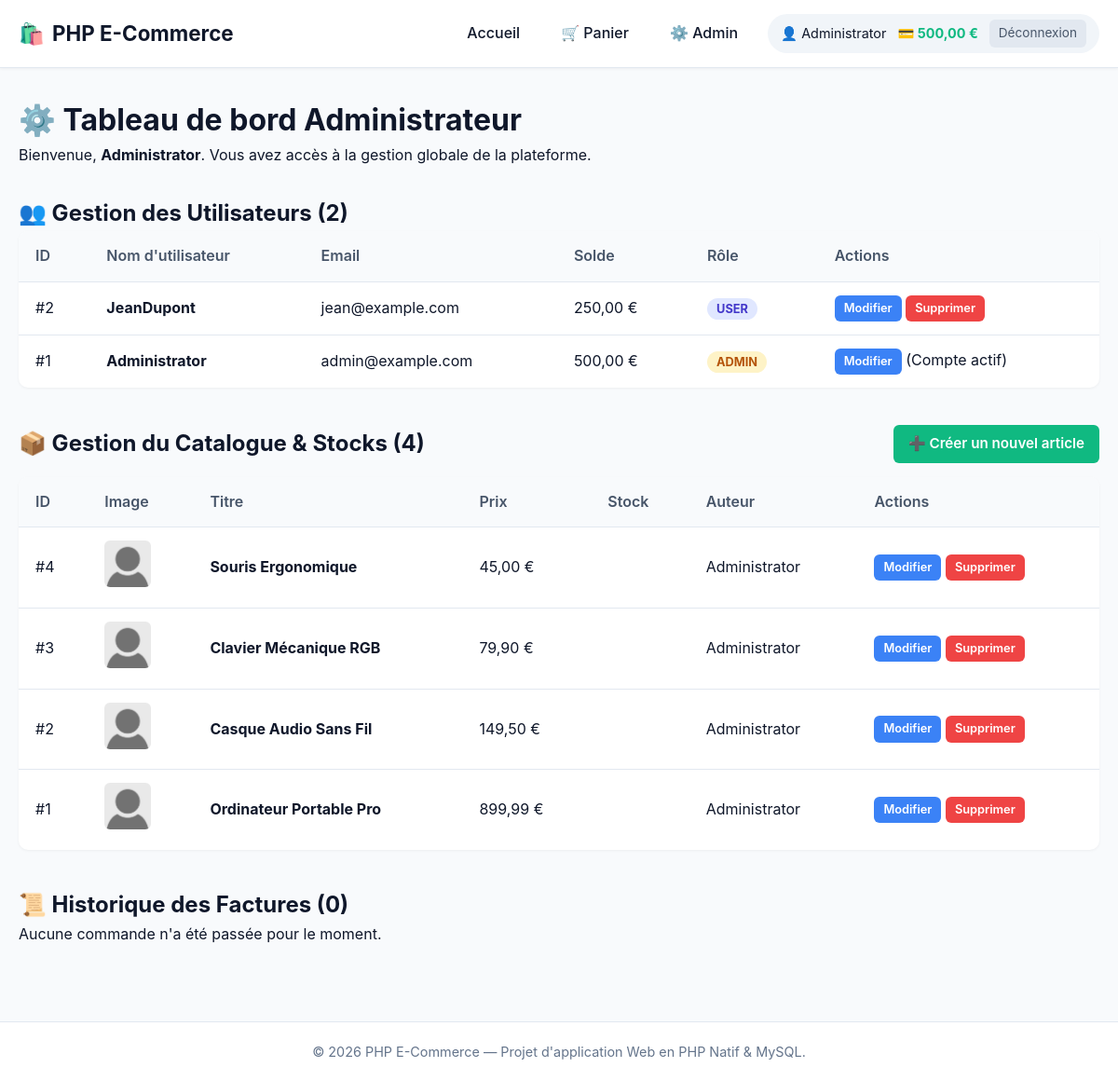
Screenshot of /backend/admin.php (signed in) with the database file from the repository.
### tables this page shows
CREATE TABLE users (
    id INT AUTO_INCREMENT PRIMARY KEY,
    username VARCHAR(50) NOT NULL UNIQUE,
    password VARCHAR(255) NOT NULL,
    email VARCHAR(255) NOT NULL UNIQUE,
    solde DECIMAL(10,2) DEFAULT 100.00,
    photo VARCHAR(255) DEFAULT 'default.jpg',
    role ENUM('user', 'admin') DEFAULT 'user'
);

CREATE TABLE article (
    id INT AUTO_INCREMENT PRIMARY KEY,
    nom VARCHAR(100) NOT NULL,
    description TEXT NOT NULL,
    prix DECIMAL(10, 2) NOT NULL,
    date_publication DATETIME DEFAULT CURRENT_TIMESTAMP,
    auteur_id INT NOT NULL,
    image VARCHAR(255) NOT NULL DEFAULT 'default.jpg',
    FOREIGN KEY (auteur_id) REFERENCES users(id) ON DELETE CASCADE
);

### backend/admin.php (called while the page is built, shortened)
<?php
require_once __DIR__ . "/config/config.php";
try {
    $stmtUsers = $pdo->query("SELECT * FROM users ORDER BY id DESC");
    $users = $stmtUsers->fetchAll(PDO::FETCH_ASSOC);
    $stmtArticles = $pdo->query("
        SELECT article.*, COALESCE(stock.nombre, 0) AS stock_qty, users.username AS auteur_name
        FROM article
        LEFT JOIN users ON article.auteur_id = users.id
        LEFT JOIN stock ON stock.article_id = article.id
        ORDER BY article.id DESC
    ");
    $articles = $stmtArticles->fetchAll(PDO::FETCH_ASSOC);
    $stmtInvoices = $pdo->query("
        SELECT invoice.*, users.username AS client_name
        FROM invoice
        JOIN users ON invoice.user_id = users.id
        ORDER BY invoice.id DESC
    ");
    $invoices = $stmtInvoices->fetchAll(PDO::FETCH_ASSOC);
} catch (PDOException $e) {
    die("Erreur lors de la récupération des données d'administration : " . htmlspecialchars($e->getMessage()));
}
require_once __DIR__ . '/../frontend/pages/admin.php';

### frontend/pages/admin.php (the view, shortened to what this page needs)
<!DOCTYPE html>
<html lang="fr">
<head>
    <link rel="stylesheet" href="/frontend/assets/css/style.css">
    <link rel="stylesheet" href="/frontend/assets/css/home.css">
</head>
<body>
    <?php require_once __DIR__ . '/partials/header.php'; ?>
    <main class="main-content container">
        <div class="admin-header">
            <h1>⚙️ Tableau de bord Administrateur</h1>
            <p>Bienvenue, <strong><?= htmlspecialchars($_SESSION['username'] ?? 'Admin') ?></strong>. Vous avez accès à la gestion globale de la plateforme.</p>
        </div>
        <section class="admin-section">
            <h2>👥 Gestion des Utilisateurs (<?= count($users) ?>)</h2>
            <div class="table-responsive">
                <table class="admin-table">
                    <thead>
                        <tr>
                            <th>ID</th>
                            <th>Nom d'utilisateur</th>
                            <th>Email</th>
                            <th>Solde</th>
                            <th>Rôle</th>
                            <th>Actions</th>
                        </tr>
                    </thead>
                    <tbody>
                        <?php foreach ($users as $user): ?>
                            <tr>
                                <td>#<?= htmlspecialchars($user['id']) ?></td>
                                <td><strong><?= htmlspecialchars($user['username']) ?></strong></td>
                                <td><?= htmlspecialchars($user['email']) ?></td>
                                <td><?= number_format($user['solde'], 2, ',', ' ') ?> €</td>
                                <td>
                                    <span class="role-badge <?= $user['role'] === 'admin' ? 'badge-admin' : 'badge-user' ?>">
                                        <?= htmlspecialchars($user['role']) ?>
                                    </span>
                                </td>
                                <td>
                                    <a href="/backend/edit_user.php?id=<?= $user['id'] ?>" class="btn btn-edit btn-sm">Modifier</a>
                                    <?php if ($user['id'] !== $_SESSION['user_id']): ?>
                                        <a href="/backend/admin_delete.php?type=user&id=<?= $user['id'] ?>"
                                           class="btn btn-delete btn-sm"
                                           onclick="return confirm('Êtes-vous sûr de vouloir supprimer cet utilisateur ?');">
                                            Supprimer
                                        </a>
                                    <?php else: ?>
                                        <span class="text-muted-sm">(Compte actif)</span>
                                    <?php endif; ?>
                                </td>
                            </tr>
                        <?php endforeach; ?>
                    </tbody>
                </table>
            </div>
        </section>
        <section class="admin-section">
            <div class="section-title-action">
                <h2>📦 Gestion du Catalogue &amp; Stocks (<?= count($articles) ?>)</h2>
                <a href="/backend/add_article.php" class="btn btn-success">➕ Créer un nouvel article</a>
            </div>
            <div class="table-responsive">
                <table class="admin-table">
                    <thead>
                        <tr>
                            <th>ID</th>
                            <th>Image</th>
                            <th>Titre</th>
                            <th>Prix</th>
                            <th>Stock</th>
                            <th>Auteur</th>
                            <th>Actions</th>
                        </tr>
                    </thead>
                    <tbody>
                        <?php foreach ($articles as $article): ?>
                            <tr>
                                <td>#<?= htmlspecialchars($article['id']) ?></td>
                                <td>
                                    <img
                                        src="/frontend/assets/img/<?= htmlspecialchars($article['image']) ?>"
                                        alt="<?= htmlspecialchars($article['nom']) ?>"
                                        class="table-thumb"
                                        onerror="this.src='/frontend/assets/img/default.jpg';"
                                    >
                                </td>
                                <td><strong><?= htmlspecialchars($article['nom'] ?? 'Sans nom') ?></strong></td>
                                <td><?= number_format($article['prix'], 2, ',', ' ') ?> €</td>
                                <td>
                                </td>
                                <td><?= htmlspecialchars($article['auteur_name'] ?? 'Inconnu') ?></td>
                                <td>
                                    <a href="/backend/edit_article.php?id=<?= $article['id'] ?>" class="btn btn-edit btn-sm">Modifier</a>
                                    <a href="/backend/admin_delete.php?type=article&id=<?= $article['id'] ?>"
                                       class="btn btn-delete btn-sm"
                                       onclick="return confirm('Supprimer cet article définitivement ?');">
                                        Supprimer
                                    </a>
                                </td>
                            </tr>
                        <?php endforeach; ?>
                    </tbody>
                </table>
            </div>
        </section>
        <section class="admin-section">
            <h2>📜 Historique des Factures (<?= count($invoices) ?>)</h2>
            <?php if (count($invoices) > 0): ?>
                <div class="table-responsive">
                    <table class="admin-table">
                        <thead>
                            <tr>
                                <th>Facture #</th>
                                <th>Client</th>
                                <th>Date</th>
                                <th>Montant</th>
                                <th>Adresse de facturation</th>
                            </tr>
                        </thead>
                        <tbody>
                            <?php foreach ($invoices as $inv): ?>
                                <tr>
                                    <td><strong>#<?= $inv['id'] ?></strong></td>
                                    <td><?= htmlspecialchars($inv['client_name']) ?></td>
                                    <td><?= date('d/m/Y H:i', strtotime($inv['date'])) ?></td>
                                    <td class="font-bold text-success"><?= number_format($inv['montant'], 2, ',', ' ') ?> €</td>
                                    <td>
                                        <?= htmlspecialchars($inv['adresse_facturation']) ?>,
                                        <?= htmlspecialchars($inv['cp']) ?> <?= htmlspecialchars($inv['ville']) ?>
                                    </td>
                                </tr>
                            <?php endforeach; ?>
                        </tbody>
                    </table>
                </div>
            <?php else: ?>
                <p class="text-muted">Aucune commande n'a été passée pour le moment.</p>
            <?php endif; ?>
        </section>
    </main>
    <?php require_once __DIR__ . '/partials/footer.php'; ?>
</body>
</html>

### frontend/assets/css/style.css (style rules this page uses)
:root { --primary-color: #2563eb; --primary-hover: #1d4ed8; --secondary-color: #64748b; --success-color: #10b981; --success-hover: #059669; --danger-color: #ef4444; --danger-hover: #dc2626; --warning-color: #f59e0b; --bg-color: #f8fafc; --card-bg: #ffffff; --text-color: #0f172a; --text-muted: #64748b; --border-color: #e2e8f0; --radius-sm: 6px; --radius-md: 10px; --radius-lg: 16px; --shadow-sm: 0 1px 3px rgba(0,0,0,0.05); --shadow-md: 0 4px 6px -1px rgba(0,0,0,0.1), 0 2px 4px -1px rgba(0,0,0,0.06); --shadow-lg: 0 10px 15px -3px rgba(0,0,0,0.1), 0 4px 6px -2px rgba(0,0,0,0.05); }
* { box-sizing: border-box; margin: 0; padding: 0; }
body { font-family: -apple-system, BlinkMacSystemFont, "Segoe UI", Roboto, Helvetica, Arial, sans-serif; background-color: var(--bg-color); color: var(--text-color); line-height: 1.6; display: flex; flex-direction: column; min-height: 100vh; }
a { color: var(--primary-color); text-decoration: none; transition: color 0.2s ease; }
.container { max-width: 1200px; margin: 0 auto; padding: 20px; width: 100%; }
.main-content { flex: 1; padding-top: 30px; padding-bottom: 40px; }
.btn { display: inline-flex; align-items: center; justify-content: center; padding: 8px 16px; font-size: 0.95rem; font-weight: 600; border-radius: var(--radius-sm); border: none; cursor: pointer; transition: all 0.2s ease; text-align: center; }
.btn-success { background-color: var(--success-color); color: white; }
.btn-delete { background-color: var(--danger-color); color: white; }
.btn-edit { background-color: #3b82f6; color: white; }
.btn-sm { padding: 4px 10px; font-size: 0.8rem; }
.table-responsive { overflow-x: auto; background: white; border-radius: var(--radius-md); box-shadow: var(--shadow-sm); margin-bottom: 25px; }
table { width: 100%; border-collapse: collapse; text-align: left; }
th, td { padding: 14px 18px; border-bottom: 1px solid var(--border-color); }
th { background-color: #f8fafc; font-weight: 600; color: #475569; }
tr:last-child td { border-bottom: none; }
.table-thumb, .cart-thumb { width: 50px; height: 50px; object-fit: cover; border-radius: var(--radius-sm); }
.role-badge { padding: 4px 10px; border-radius: 999px; font-size: 0.8rem; font-weight: 700; text-transform: uppercase; }
.badge-admin { background-color: #fef3c7; color: #b45309; }
.badge-user { background-color: #e0e7ff; color: #4338ca; }

### frontend/assets/css/home.css (style rules this page uses)
.admin-header { margin-bottom: 30px; }
.admin-section { margin-bottom: 40px; }
.section-title-action { display: flex; justify-content: space-between; align-items: center; margin-bottom: 15px; }

### rows the page displays
users: id "2", username "JeanDupont", email "jean@example.com", solde "250,00", role "USER"
users: id "1", username "Administrator", email "admin@example.com", solde "500,00", role "ADMIN", shows "(Compte actif)"
article: id "4", image (placeholder picture), nom "Souris Ergonomique", prix "45,00", auteur.username "Administrator"
article: id "3", image (placeholder picture), nom "Clavier Mécanique RGB", prix "79,90", auteur.username "Administrator"
article: id "2", image (placeholder picture), nom "Casque Audio Sans Fil", prix "149,50", auteur.username "Administrator"
article: id "1", image (placeholder picture), nom "Ordinateur Portable Pro", prix "899,99", auteur.username "Administrator"

### other values shown
$_SESSION['username'] "Administrator"
$_SESSION['solde'] "500,00"
count($users) "2"
count($articles) "4"
count($invoices) "0"
